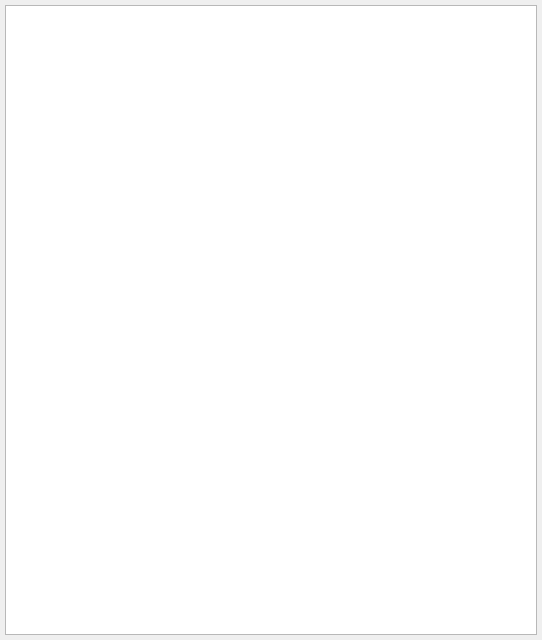
<?xml version="1.0" encoding="UTF-8"?>
<ui version="4.0">
 <class>mainlog</class>
 <widget class="QWidget" name="mainlog">
  <property name="geometry">
   <rect>
    <x>0</x>
    <y>0</y>
    <width>542</width>
    <height>640</height>
   </rect>
  </property>
  <property name="windowTitle">
   <string>Form</string>
  </property>
  <layout class="QGridLayout" name="gridLayout">
   <property name="leftMargin">
    <number>5</number>
   </property>
   <property name="topMargin">
    <number>5</number>
   </property>
   <property name="rightMargin">
    <number>5</number>
   </property>
   <property name="bottomMargin">
    <number>5</number>
   </property>
   <item row="0" column="0">
    <widget class="QTextEdit" name="telog">
     <property name="sizePolicy">
      <sizepolicy hsizetype="Expanding" vsizetype="MinimumExpanding">
       <horstretch>0</horstretch>
       <verstretch>0</verstretch>
      </sizepolicy>
     </property>
     <property name="minimumSize">
      <size>
       <width>0</width>
       <height>400</height>
      </size>
     </property>
     <property name="html">
      <string>&lt;!DOCTYPE HTML PUBLIC &quot;-//W3C//DTD HTML 4.0//EN&quot; &quot;http://www.w3.org/TR/REC-html40/strict.dtd&quot;&gt;
&lt;html&gt;&lt;head&gt;&lt;meta name=&quot;qrichtext&quot; content=&quot;1&quot; /&gt;&lt;style type=&quot;text/css&quot;&gt;
p, li { white-space: pre-wrap; }
&lt;/style&gt;&lt;/head&gt;&lt;body style=&quot; font-family:'SimSun'; font-size:9pt; font-weight:400; font-style:normal;&quot;&gt;
&lt;p style=&quot;-qt-paragraph-type:empty; margin-top:0px; margin-bottom:0px; margin-left:0px; margin-right:0px; -qt-block-indent:0; text-indent:0px;&quot;&gt;&lt;br /&gt;&lt;/p&gt;&lt;/body&gt;&lt;/html&gt;</string>
     </property>
    </widget>
   </item>
  </layout>
 </widget>
 <resources/>
 <connections/>
</ui>
